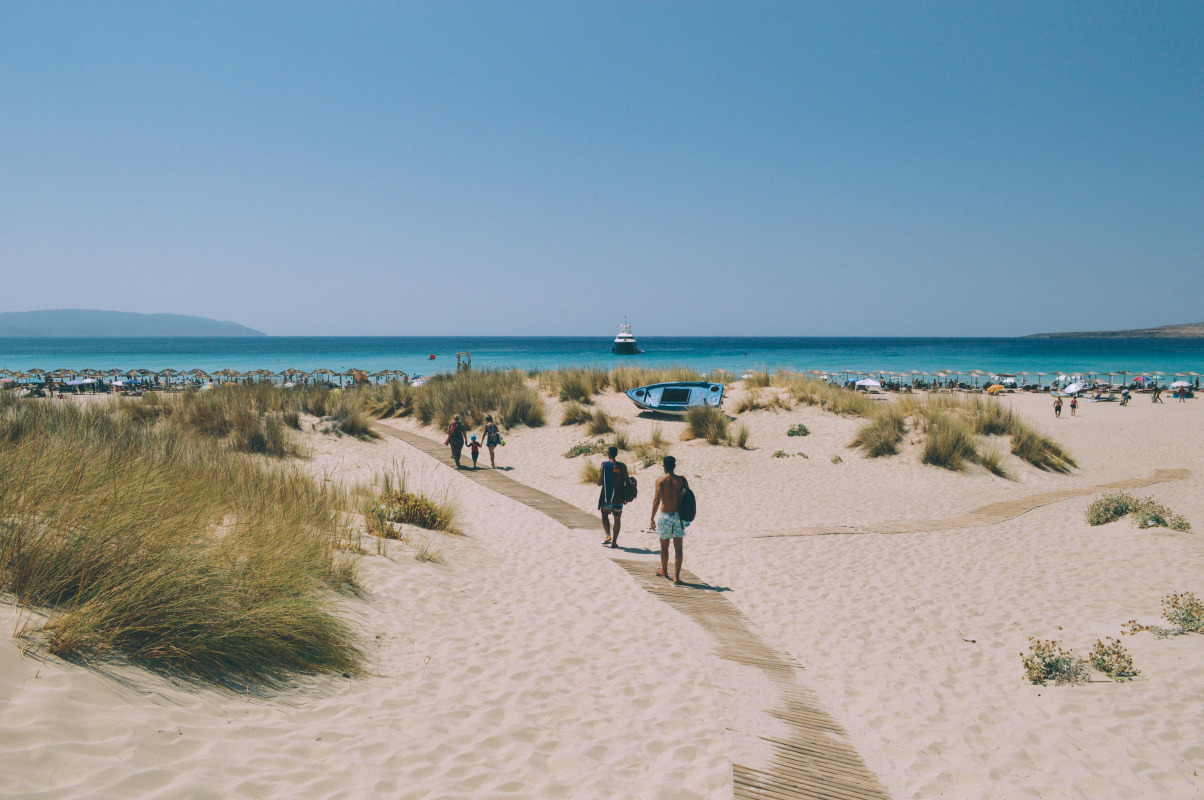
#> input picture images/portfolio/gallery/0.jpg, 6016 x 4000 px, found by its file name (shown at 1/5 size); its folder holds 4 pictures in this run
$ python resample.py   (older library calls are emulated)
#> lines starting #> are read from the running program, lines starting #| are printed output that depends on the picture
import cv2
import os
from PIL import Image

size = 1200,800

input_dir = 'C://Users//Bill//Desktop//Ceevee_2_0_0//images//portfolio//gallery'
output_dir = os.getcwd()

for i in range(len(os.listdir(input_dir))):
	print('Reading -> ' + str(os.listdir(input_dir)[i]))
	images = os.listdir(input_dir)
	im = Image.open(input_dir + '//' + images[i])
#> im is the input picture: PIL image 6016x4000 RGB; mean R, G, B 144.1, 157, 163.1
	im.thumbnail(size, Image.ANTIALIAS)
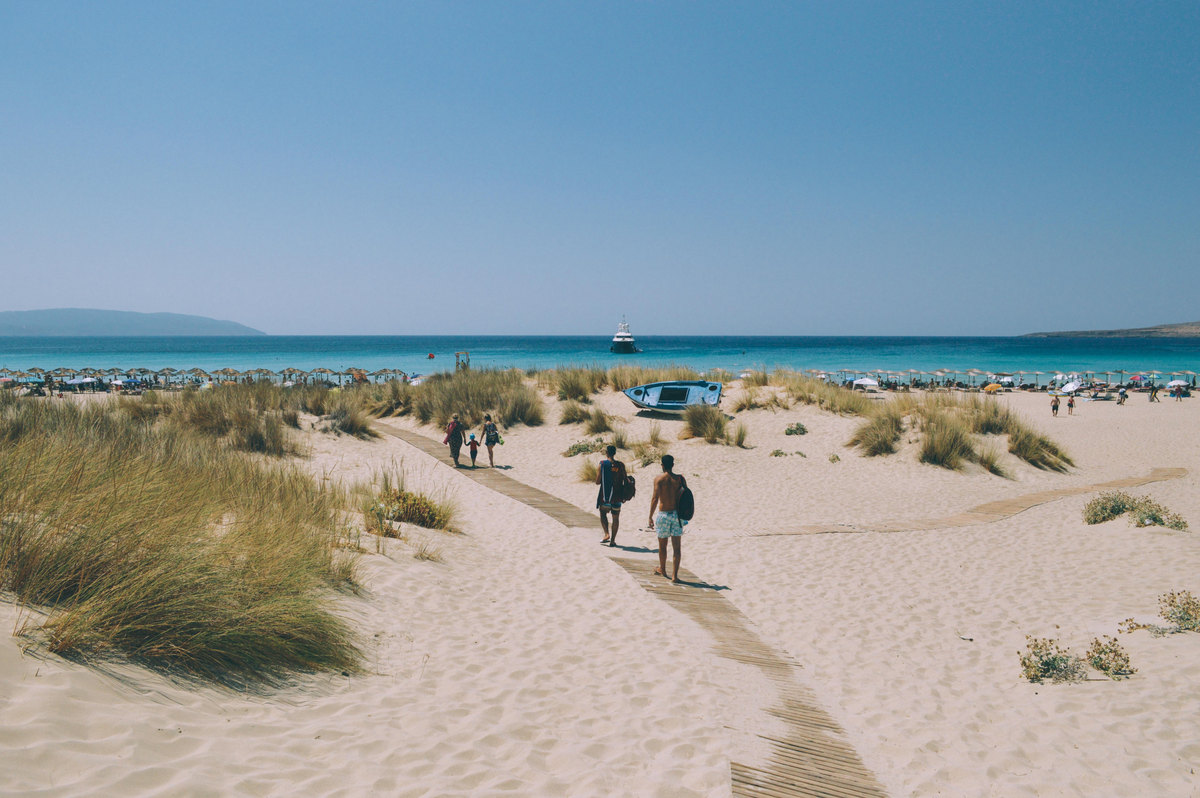
#> im: PIL image 1200x798 RGB; mean R, G, B 144.2, 157.1, 163.3
	im.save(output_dir + '//' + images[i], "JPEG")
#> pass 2 of the loop `for i in range(len(os.listdir(input_dir))):`:
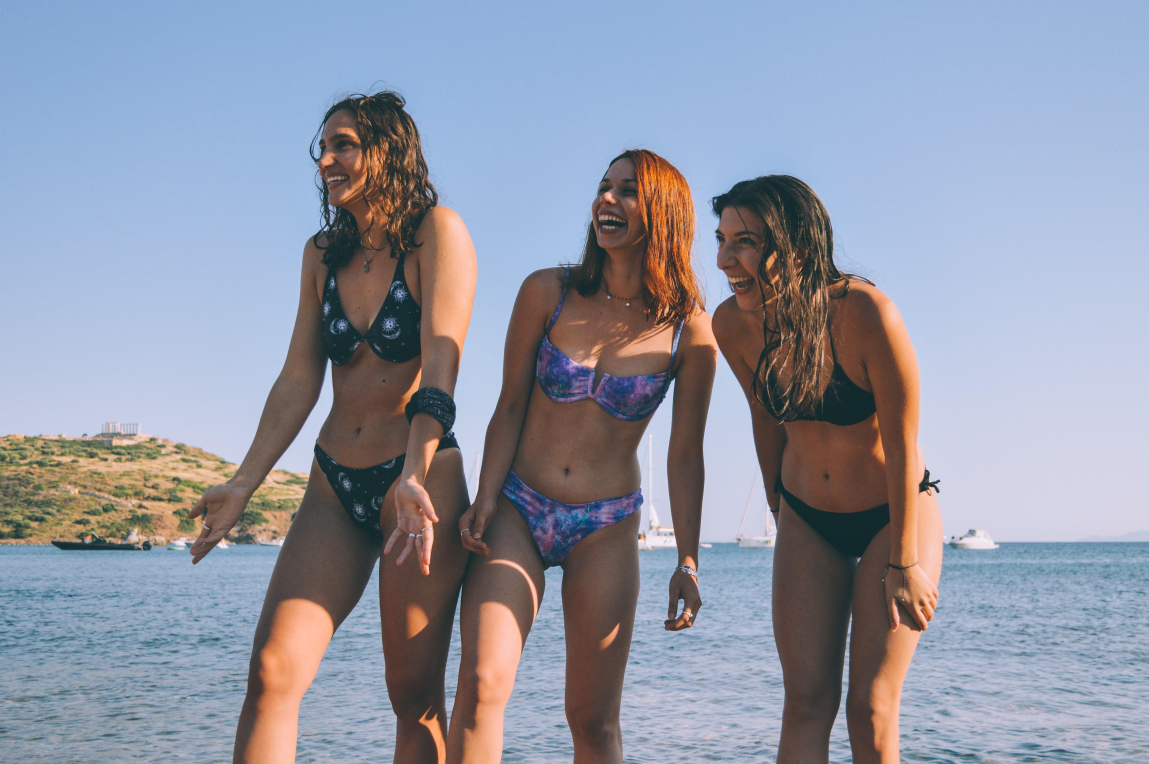
#> input picture images/portfolio/gallery/1.jpg, 5743 x 3819 px, found by its file name (shown at 1/5 size)
#> im is the input picture: PIL image 5743x3819 RGB; mean R, G, B 144.8, 149.7, 164.9
#> `im.thumbnail(size, Image.ANTIALIAS)`:
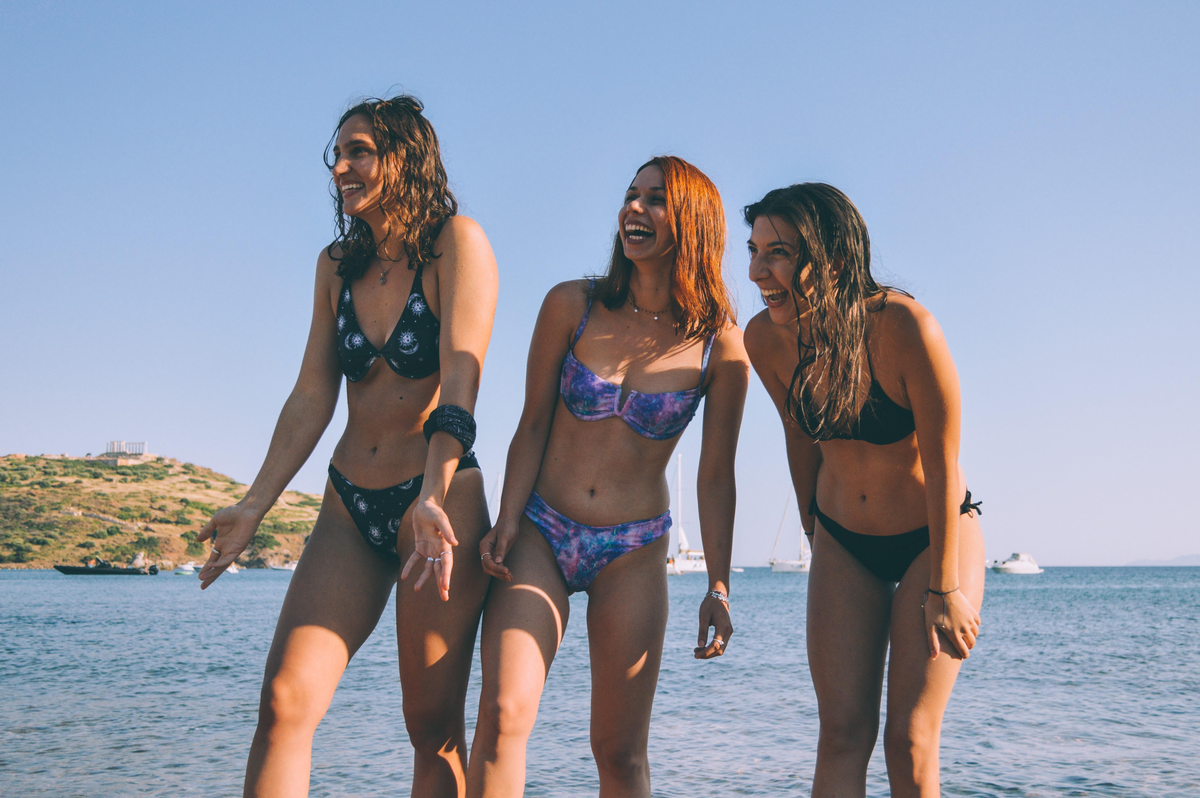
#> im: PIL image 1200x798 RGB; mean R, G, B 145, 149.9, 165
#> pass 3 of the loop `for i in range(len(os.listdir(input_dir))):`:
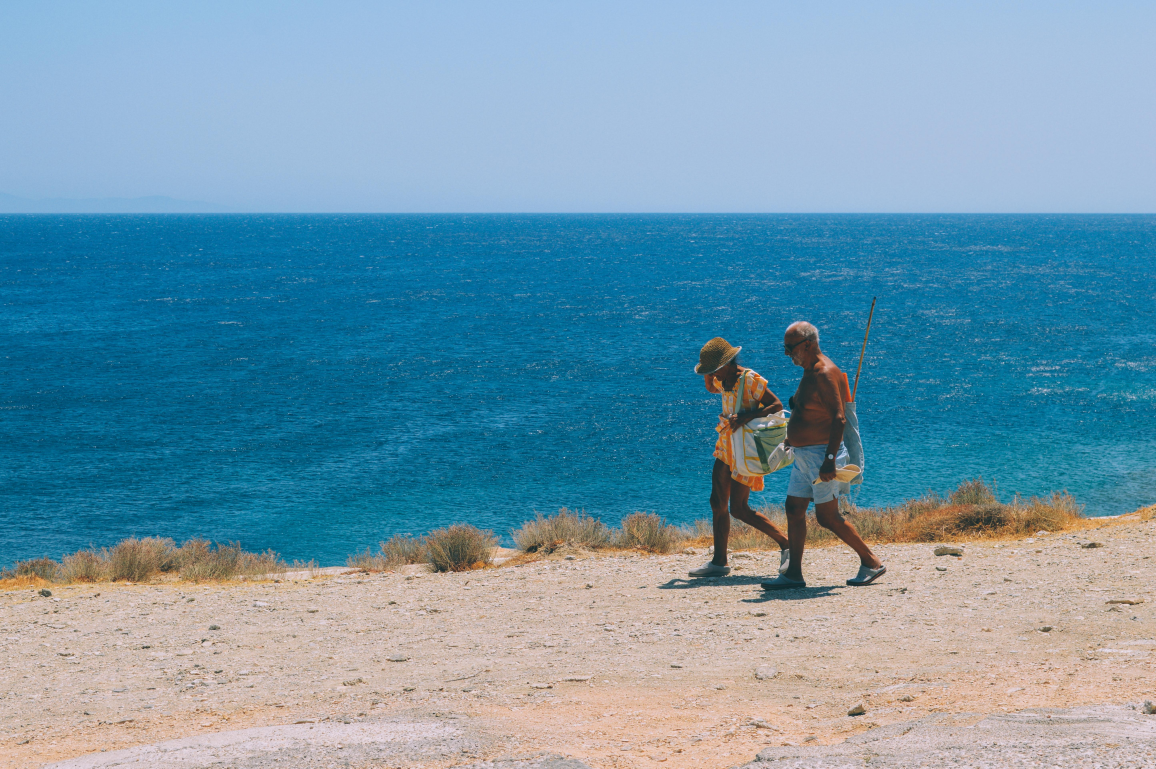
#> input picture images/portfolio/gallery/10.jpg, 5780 x 3843 px, found by its file name (shown at 1/5 size)
#> im is the input picture: PIL image 5780x3843 RGB; mean R, G, B 113.6, 152.4, 172.2
#> `im.thumbnail(size, Image.ANTIALIAS)`:
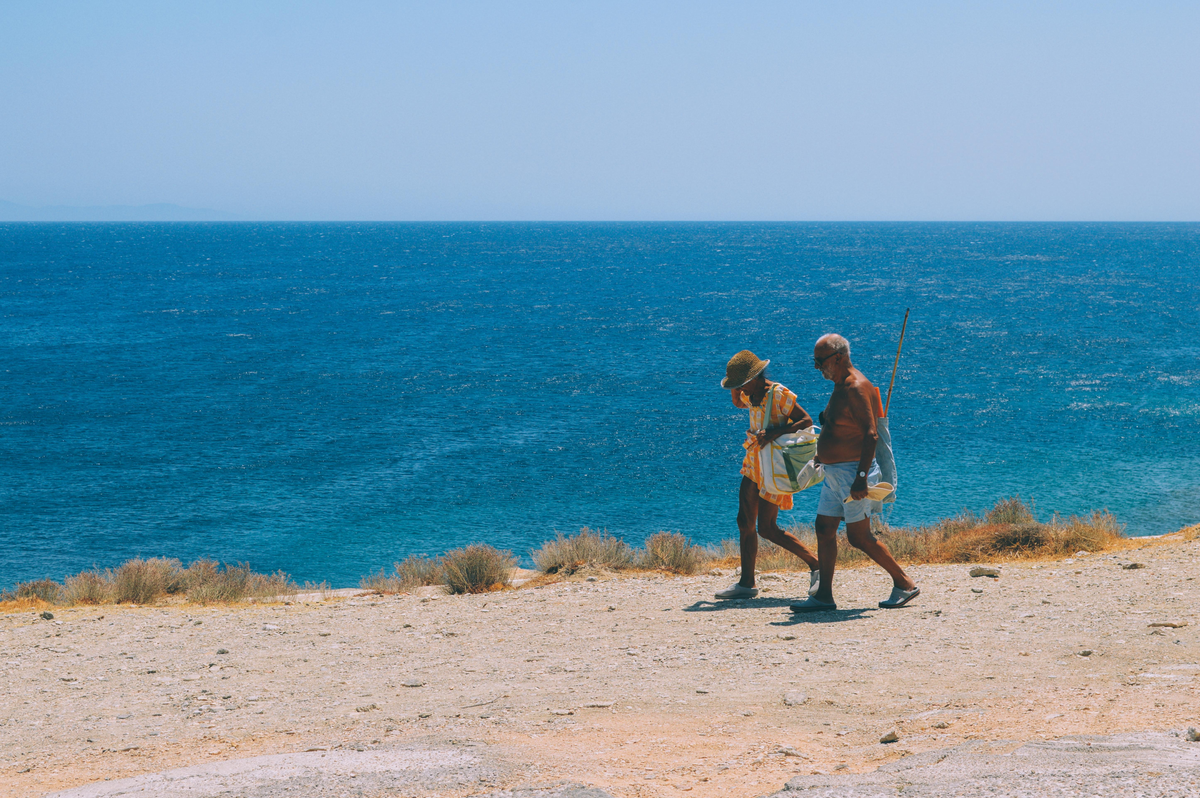
#> im: PIL image 1200x798 RGB; mean R, G, B 113.8, 152.6, 172.3
#> the loop made 4 passes; the first 3 are shown
